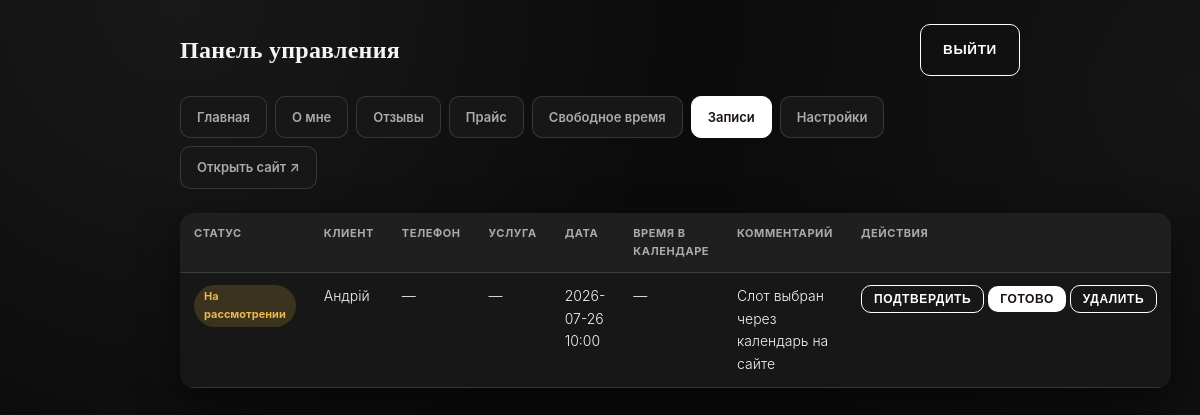
Page /admin-x7k9m2/bookings.php (signed in) on the committed database.
### tables this page shows
CREATE TABLE bookings (
            id INTEGER PRIMARY KEY AUTOINCREMENT,
            client_name TEXT NOT NULL,
            phone TEXT,
            service TEXT,
            wanted_date TEXT,
            comment TEXT,
            status TEXT NOT NULL DEFAULT 'new',
            created_at TEXT NOT NULL DEFAULT CURRENT_TIMESTAMP
        , slot_id INTEGER, user_id INTEGER, contact_method TEXT NOT NULL DEFAULT '');

### includes/functions.php (called while the page is built, shortened)
<?php
function e(string $value): string
{
    return htmlspecialchars($value, ENT_QUOTES, 'UTF-8');
}
function bookingStatusLabel(string $status, string $lang): string
{
    $labels = [
        'ru' => ['new' => 'На рассмотрении', 'confirmed' => 'Вы записаны', 'done' => 'Выполнено'],
        'ua' => ['new' => 'На розгляді',      'confirmed' => 'Вас записано', 'done' => 'Виконано'],
    ];
    $set = $labels[$lang] ?? $labels['ru'];
    return $set[$status] ?? $set['new'];
}

### admin-x7k9m2/bookings.php (the view, shortened to what this page needs)
<?php
require __DIR__ . '/../includes/functions.php';
$pdo = getDB();
$bookings = $pdo->query('
    SELECT b.*, s.is_booked AS slot_is_booked, s.slot_date AS slot_date_fmt, s.slot_time AS slot_time_fmt
    FROM bookings b
    LEFT JOIN available_slots s ON s.id = b.slot_id
    ORDER BY b.created_at DESC
')->fetchAll();
?>
<!DOCTYPE html>
<html lang="ru">
<head>
<link rel="stylesheet" href="../assets/css/style.css?v=<?= filemtime(__DIR__ . '/../assets/css/style.css') ?>">
</head>
<body>
<div class="admin-shell">
  <?php require __DIR__ . '/includes/nav.php'; ?>
  <table class="admin-table">
    <thead>
      <tr><th>Статус</th><th>Клиент</th><th>Телефон</th><th>Услуга</th><th>Дата</th><th>Время в календаре</th><th>Комментарий</th><th>Действия</th></tr>
    </thead>
    <tbody>
      <?php foreach ($bookings as $b): ?>
        <tr>
          <td><span class="badge <?= e($b['status']) ?>"><?= e(bookingStatusLabel($b['status'], 'ru')) ?></span></td>
          <td><?= e($b['client_name']) ?></td>
          <td><?= e($b['phone'] ?: '—') ?></td>
          <td><?= e($b['service'] ?: '—') ?></td>
          <td><?= e($b['wanted_date'] ?: '—') ?></td>
          <td>
            <?php if ($b['slot_id']): ?>
              <span class="badge <?= $b['slot_is_booked'] ? 'done' : 'new' ?>">
                <?= $b['slot_is_booked'] ? 'занято' : 'свободно' ?>
              </span>
            <?php else: ?>
              —
            <?php endif; ?>
          </td>
          <td><?= e($b['comment'] ?: '—') ?></td>
          <td style="white-space:nowrap;">
            <?php if ($b['status'] === 'new'): ?>
            <form method="post" style="display:inline;">
              <button name="action" value="confirm" class="btn ghost" style="padding:6px 12px;font-size:12px;">Подтвердить</button>
            </form>
            <?php endif; ?>
            <?php if ($b['status'] !== 'done'): ?>
            <form method="post" style="display:inline;">
              <button name="action" value="done" class="btn" style="padding:6px 12px;font-size:12px;">Готово</button>
            </form>
            <?php endif; ?>
            <form method="post" style="display:inline;" onsubmit="return confirm('Удалить запись?');">
              <button name="action" value="delete" class="btn ghost" style="padding:6px 12px;font-size:12px;">Удалить</button>
            </form>
          </td>
        </tr>
      <?php endforeach; ?>
    </tbody>
  </table>
</div>
</body>
</html>

### assets/css/style.css (style rules this page uses)
:root { --bg: #0b0b0b; --bg-soft: #141414; --surface: #171717; --surface-2: #1f1f1f; --ink: #f5f5f5; --ink-soft: #ababab; --ink-faint: #7d7d7d; --primary: #ffffff; --primary-soft: rgba(255, 255, 255, .12); --primary-dark: #d6d6d6; --star-gold: #ffc94d; --line: rgba(245, 245, 245, .14); --line-strong: rgba(245, 245, 245, .28); --radius: 16px; --radius-sm: 10px; --shadow: 0 16px 40px rgba(0, 0, 0, .5); }
* { box-sizing: border-box; }
html { scroll-behavior: smooth; }
body { margin: 0; background: var(--bg); background-image: radial-gradient(circle at 15% 0%, rgba(255, 255, 255, .06), transparent 45%), radial-gradient(circle at 100% 20%, rgba(255, 255, 255, .04), transparent 40%); color: var(--ink); font-family: 'Jost', -apple-system, sans-serif; font-weight: 300; line-height: 1.6; -webkit-font-smoothing: antialiased; }
.btn { display: inline-block; border: none; cursor: pointer; padding: 14px 22px; border-radius: var(--radius-sm); background: var(--primary); color: #1a1310; font-weight: 600; font-size: 13.5px; letter-spacing: .05em; text-transform: uppercase; text-decoration: none; font-family: 'Jost', sans-serif; transition: background .15s ease, transform .1s ease; }
.btn.ghost { background: transparent; color: var(--primary); border: 1px solid var(--primary); }
.admin-shell { max-width: 880px; margin: 0 auto; padding: 24px 20px 60px; }
table.admin-table { width: 100%; border-collapse: collapse; background: var(--surface); border-radius: 14px; overflow:hidden; box-shadow: var(--shadow); }
table.admin-table th, table.admin-table td { padding: 12px 14px; border-bottom: 1px solid var(--line); text-align:left; font-size:14px; vertical-align: top; }
table.admin-table th { background: var(--surface-2); font-size: 11px; text-transform:uppercase; letter-spacing:.05em; color: var(--ink-soft); }
.badge { display:inline-block; padding:3px 10px; border-radius:999px; font-size:11px; font-weight:700; }
.badge.new { background: rgba(255, 201, 77, .16); color: #e8b74e; }

### rows in the picture
bookings: status "На рассмотрении", client_name "Андрій", phone "—", service "—", wanted_date "2026-07-26 10:00", comment "Слот выбран через календарь на сайте"
